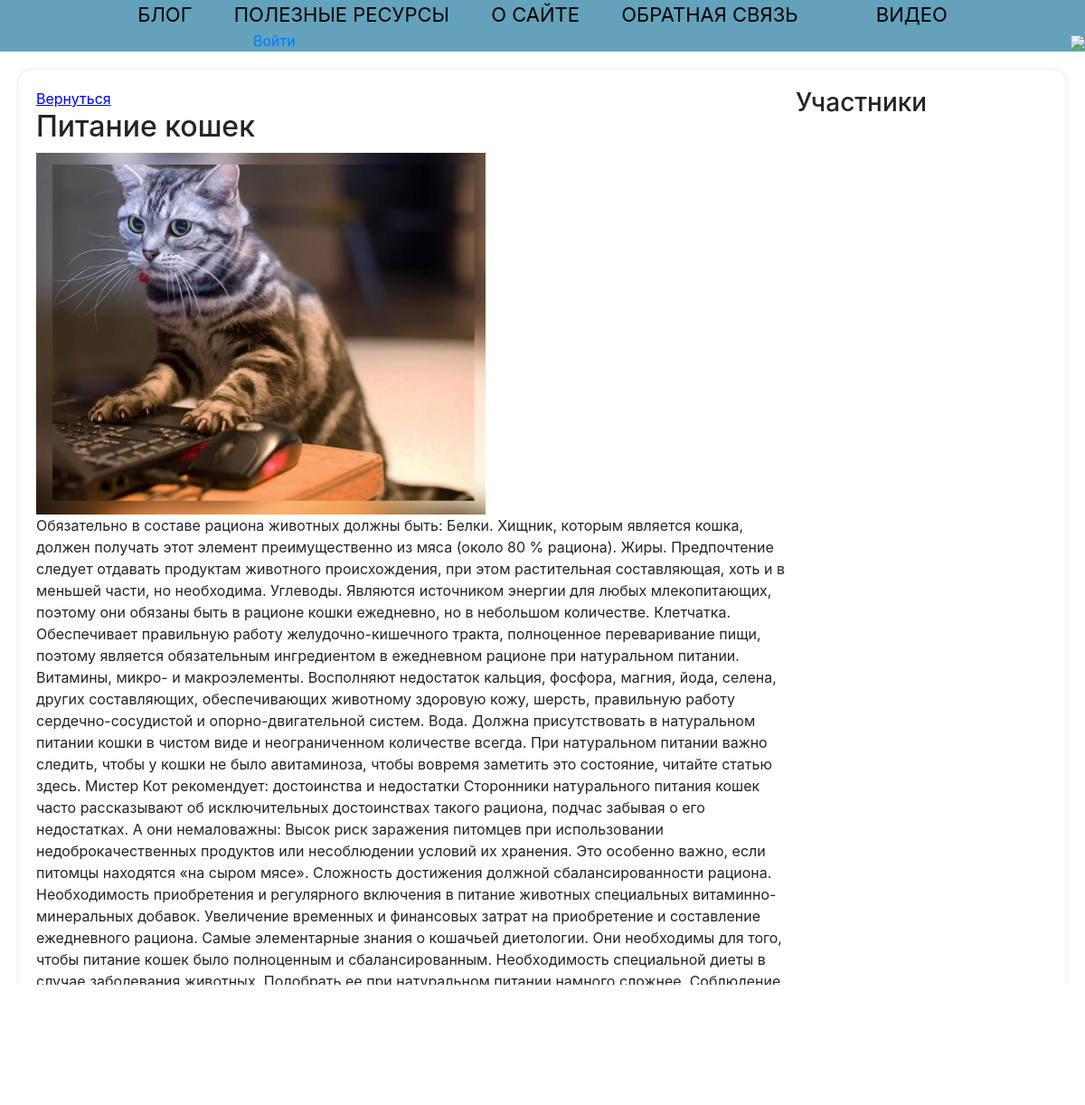
Page /room/37/ on the committed database.
### base/models.py (models this page shows, shortened)
class Room(models.Model):
    host         = models.ForeignKey(User, on_delete=models.SET_NULL, null=True)
    name         = models.CharField(max_length=200)
    description  = models.TextField(null=True, blank = True)
    participants = models.ManyToManyField(User, related_name='participants', blank=True)
    updated      = models.DateTimeField(auto_now=True)
    created      = models.DateTimeField(auto_now_add=True)
    image        = models.ImageField(blank=True)
    class Meta:
        ordering = ['-updated','-created']

### base/views.py (the view, shortened to what this page needs)
# urls.py: path('room/<str:pk>/',views.room, name='room' ),
def room(request, pk):
    room = Room.objects.get(id=pk)
    room_messages = room.message_set.all()
    participants = room.participants.all()
    context = {'room':room,'room_messages':room_messages, 'participants':participants}
    return render(request, 'room.html', context)

### templates/room.html (shortened to what this page needs)
{% extends 'main.html' %}
{% block content %}
{% load date_filter %}
<div class="room-container">
    <div>
        <a class="link_text" href="/">Вернуться</a>
        <h2>{{room.name}}</h2>
        {% if room.image %}
        <div class="blog_img"><img src="/media/{{room.image}}" style="max-height: 400px;" /></div>
        {% endif %}
        <p>{{room.description}}</p>
        <div class="comment-wrapper">
            <h3>Комментарии</h3>
        </div>
    </div>
    <div>
        <h3>Участники</h3>
    </div>
</div>
{% endblock %}

### static/styles/main.css (style rules this page uses)
body { background-color: aliceblue; }
body { background-position: center; background-repeat:no-repeat; background-attachment: fixed; text-align: center; background-size:cover; }
.room-container { display: grid; grid-template-columns: 3fr 1fr; }
.blog_img { margin-top: 10px; }
.room-container { padding: 20px; margin: 20px; border-radius: 15px; backdrop-filter: blur(10px); box-shadow: 0px 0px 3px #D3D3D3; }
.link_text { text-decoration: underline; color: blue; }

### rows in the picture
Room: name "Питание кошек", image (picture), description "Обязательно в составе рациона животных должны быть: Белки. Хищник, которым является кошка, должен получать этот элемент преимущественно из мяса (около 80 % рациона). Жиры. Предпочтение следует отдавать продуктам животного происхождения, при этом растительная составляющая, хоть и в меньшей части, но необходима. Углеводы. Являются источником энергии для любых млекопитающих, поэтому они обязаны быть в рационе кошки ежедневно, но в небольшом количестве. Клетчатка. Обеспечивает правильную работу желудочно-кишечного тракта, полноценное переваривание пищи, поэтому является обязательным ингредиентом в ежедневном рационе при натуральном питании. Витамины, микро- и макроэлементы. Восполняют…"
